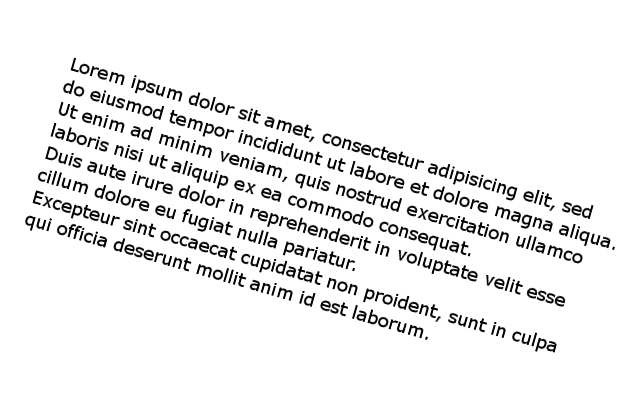
#> input picture test/sam3.jpg, 640 x 400 px
$ jupyter execute --allow-errors skew.ipynb
#> lines starting #> are read from the running program, lines starting #| are printed output that depends on the picture; after the words box and inside, x2 and y2 are one past the last pixel; in counts of white or black regions, pixels touching at a corner belong together
[cell 1]
import cv2
import numpy as np
from PIL import Image
import math

#> (a cell that did not finish here is left out)

[cell 3]
#read in the image
bin_img=cv2.imread("sam3.jpg")
#> bin_img is the input picture: shape (400, 640, 3); min 0, max 255, mean 237.7
base=bin_img.copy()

#> (the rest of this cell did not finish here and is left out)

[cell 4]
# UNWARP
#read in the image
img=cv2.imread("sam1.jpg")
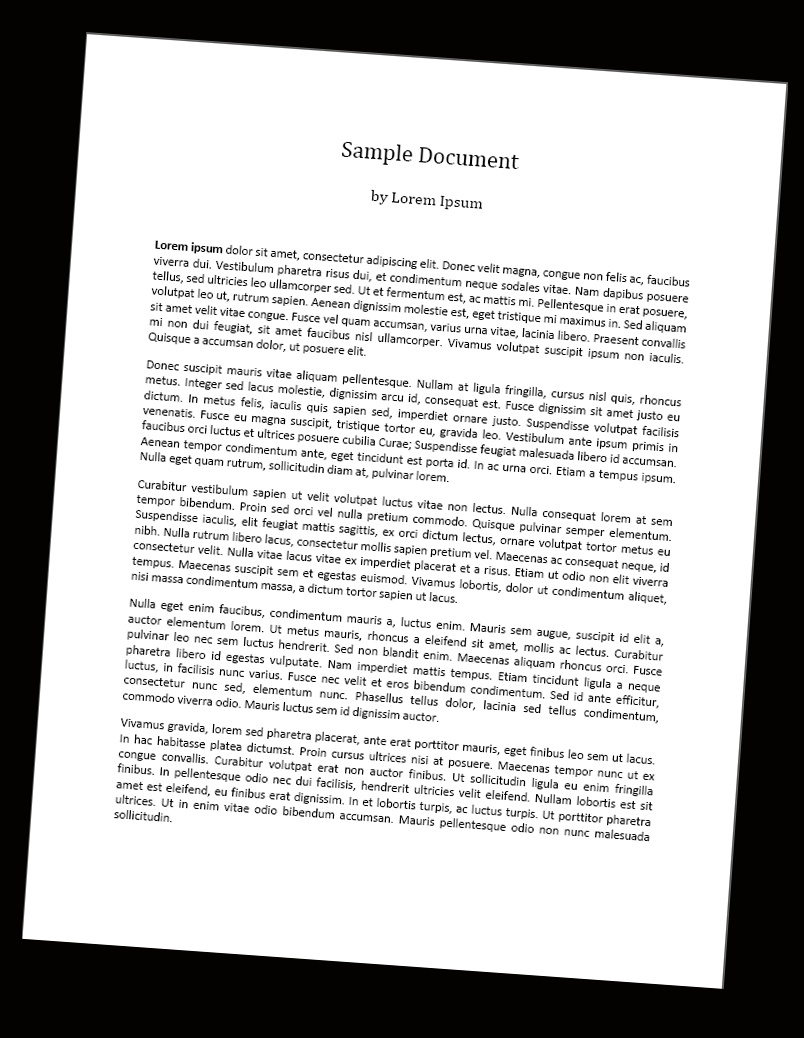
#> input picture test/sam1.jpg, 804 x 1038 px
#> img is the input picture: shape (1038, 804, 3); mean B, G, R 182.7, 183.2, 183.4
base=img.copy()

#> (the rest of this cell did not finish here and is left out)

[cell 5]
#read in the image
image=cv2.imread("sam3.jpg")
(cnt, w) = image.shape[:2]
#> cnt = 400; w = 640
ratio=cnt/w
#> ratio = 0.625
TARGET_H=800
# resizing because opencv does not work well with bigger images
image=cv2.resize(image,(TARGET_H,int(TARGET_H*ratio)))
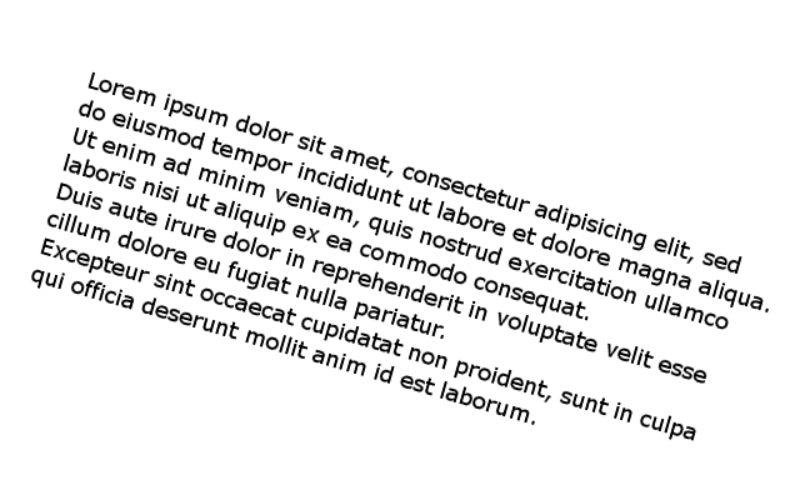
#> image: shape (500, 800, 3); min 0, max 255, mean 237.6
base=image.copy()

[cell 6]
#RGB To Gray Scale
gray=cv2.cvtColor(image,cv2.COLOR_BGR2GRAY)
# cv2.imshow("Title",gray)
Image.fromarray(gray)

[cell 7]
# Edge detection
#30 MinThreshold and 50 is the MaxThreshold
edge=cv2.Canny(gray,30,50)
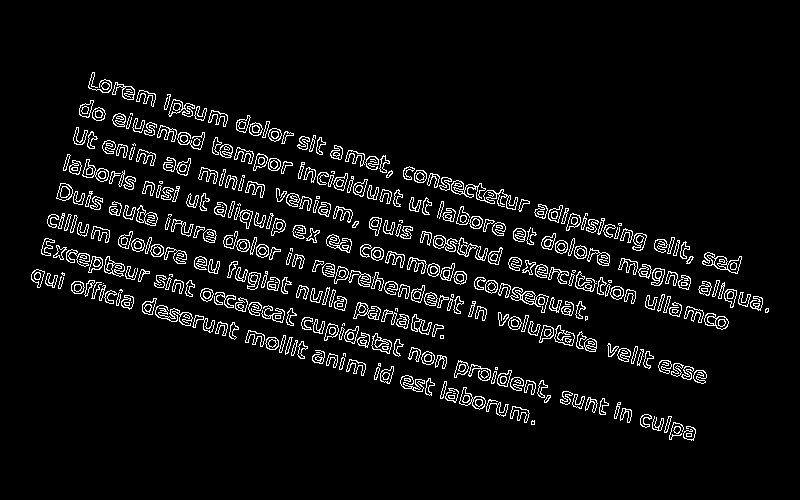
#> edge: shape (500, 800); 5.8% white in thin lines or dots, all inside (x1, y1, x2, y2) = (31, 72, 769, 441)
Image.fromarray(edge)

[cell 8]
kernel = np.ones((8, 8))
# APPLY DILATION
dilated = cv2.dilate(edge, kernel, iterations=2)
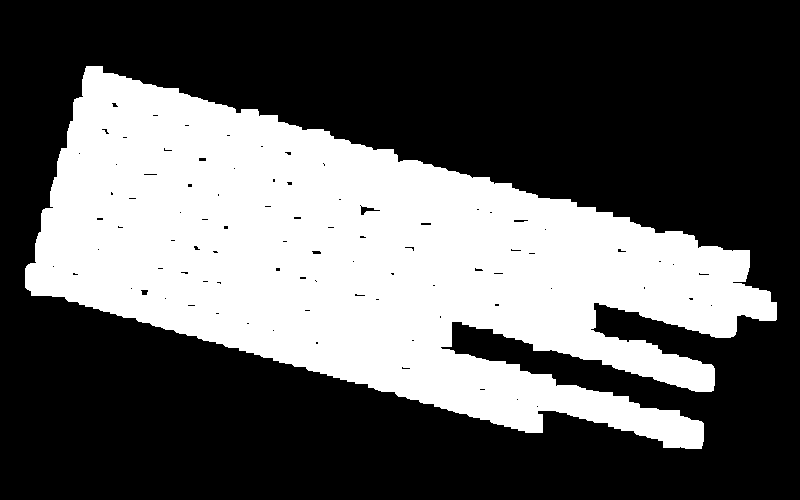
#> dilated: shape (500, 800); 36.4% white; 1 white region
Image.fromarray(dilated)

[cell 9]
# FIND ALL CONTOURS
contours, hierarchy = cv2.findContours(dilated, cv2.RETR_EXTERNAL, cv2.CHAIN_APPROX_SIMPLE)
#> contours = 1 contour; box (x1, y1, x2, y2) and area: (25, 66, 777, 449) 144879
# DRAW ALL DETECTED CONTOURS
imgContours = base.copy()
# -1 signifies drawing all contours
cv2.drawContours(imgContours, contours, -1, (0, 255, 0), 5)
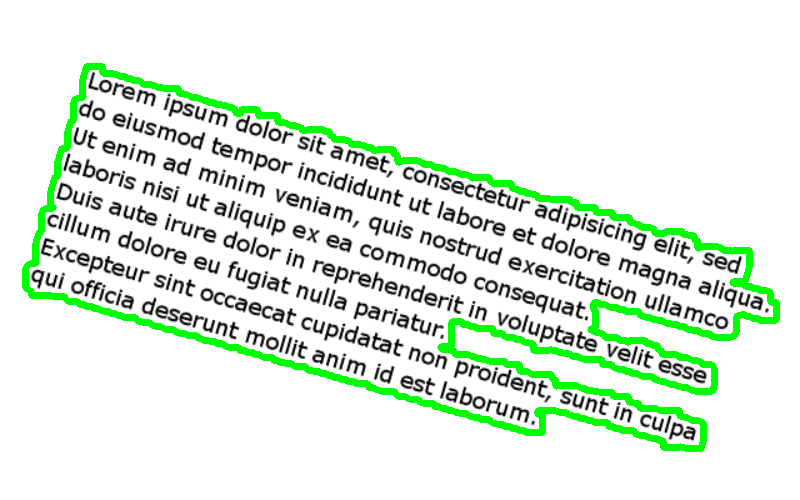
#> imgContours: shape (500, 800, 3); 5.03% of pixels changed, all inside (x1, y1, x2, y2) = (22, 63, 780, 452)
Image.fromarray(imgContours)

[cell 10]
# then use these coordinates to compute a rotated bounding box that contains all coordinates
rect = cv2.minAreaRect(contours[0])
#> rect = ((405.7, 274.6), (239.6, 737.3), -74.49)
angle = rect[-1]
#> angle = -74.49

# the `cv2.minAreaRect` function returns values in the range [-90, 0]
# as the rectangle rotates clockwise the returned angle trends to 0 - in this special case weneed to add 90 degrees
if angle < -45:
	angle = -(90 + angle)
#> angle = -15.51
else:
	# otherwise, just take the inverse of the angle to makeit positive
	angle = -angle

[cell 11]
imgRectangle = base.copy()

# draw the correction angle on the image so we can validate it
cv2.putText(imgRectangle, f"Angle: {angle}", (10, 30), cv2.FONT_HERSHEY_SIMPLEX, 0.7, (0, 0, 255), 2)

# cv2.rectangle(imgRectangle,tl,br,(0,255,0),3)
box = np.intp(cv2.boxPoints(rect))
#> box = [[728, 488], [18, 291], [82, 60], [793, 257]]
cv2.drawContours(imgRectangle, [box], 0, (36,255,12), 3)
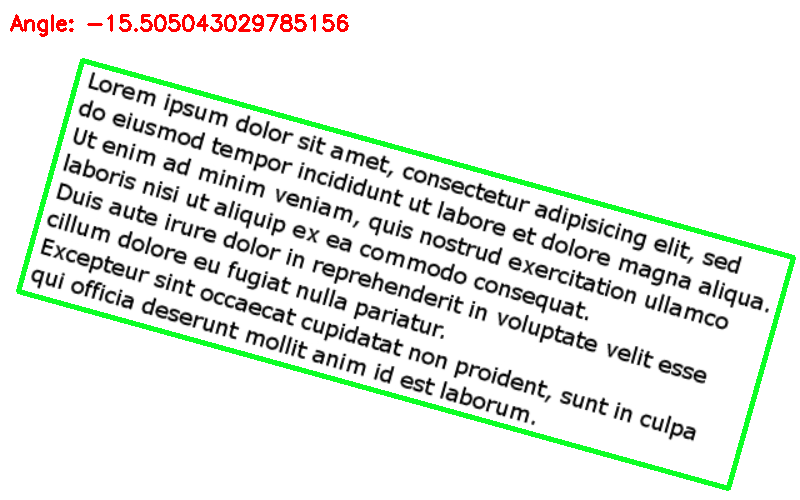
#> imgRectangle: shape (500, 800, 3); mean B, G, R 230.5, 236.1, 231.5

Image.fromarray(imgRectangle)

[cell 12]
# rotate the image to deskew it
(cnt, w) = image.shape[:2]
#> cnt = 500; w = 800
center = (w // 2, cnt // 2)
#> center = (400, 250)

M = cv2.getRotationMatrix2D(center, angle, 1.0)
#> M = [[0.964, -0.267, 81.39], [0.267, 0.964, -97.83]]
rotated = cv2.warpAffine(image, M, (w, cnt), flags=cv2.INTER_CUBIC, borderMode=cv2.BORDER_REPLICATE)
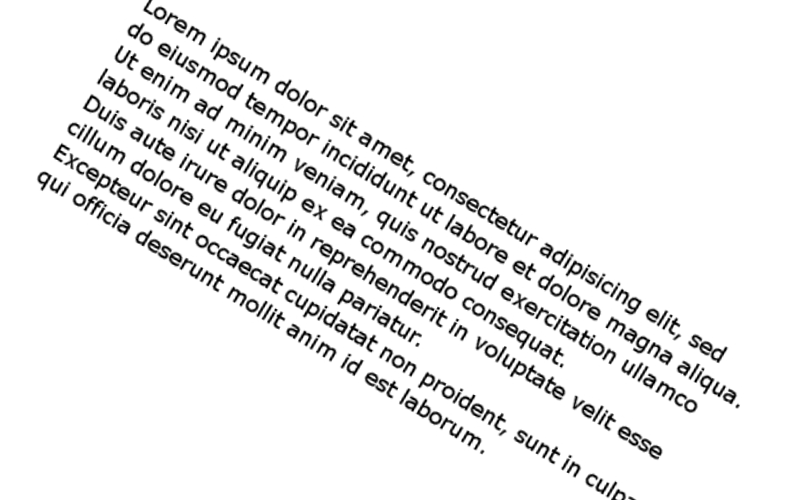
#> rotated: shape (500, 800, 3); min 0, max 255, mean 237.6

[cell 13]
# show the output image
print("[INFO] angle: {:.3f}".format(angle))
#| [INFO] angle: -15.505
Image.fromarray(rotated)
